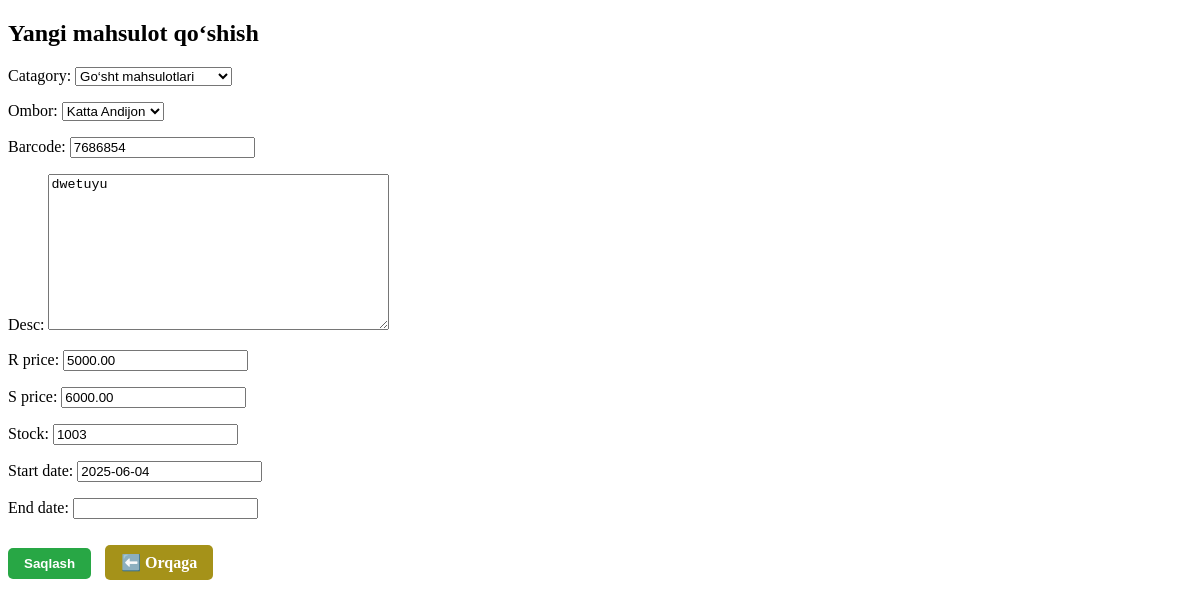
Page /management/products/edit/3/ (signed in) on the earlier database version.
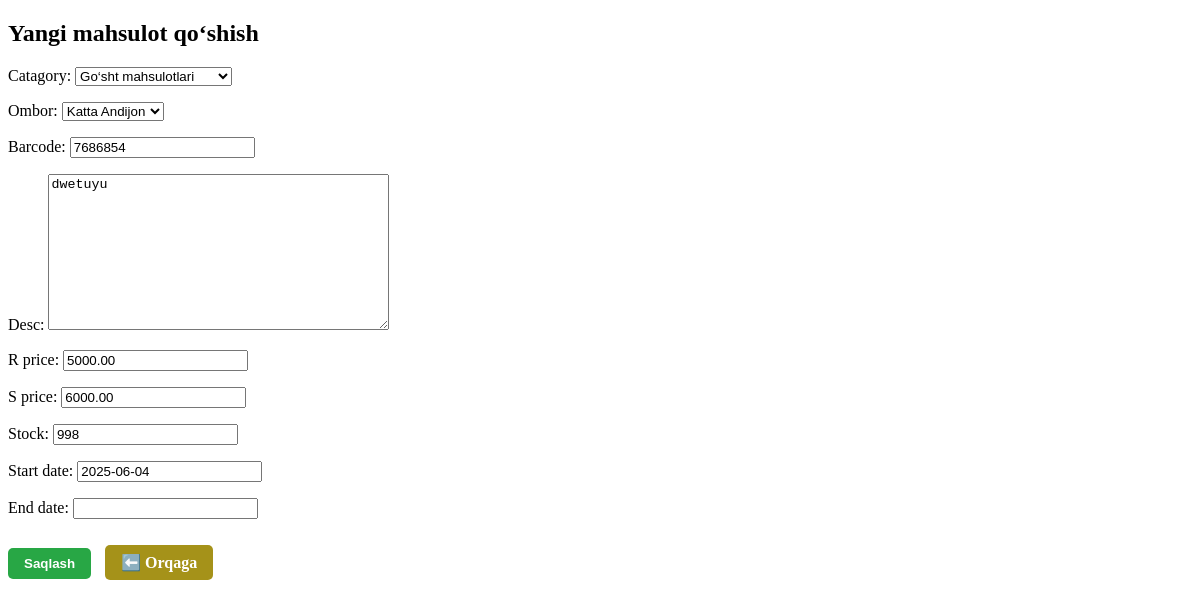
Same page on the later database version.
### market/models.py (models this page shows, shortened)
class Product(models.Model):
    catagory = models.ForeignKey(Catagory, on_delete=models.CASCADE, related_name='products')
    ombor = models.ForeignKey(Ombor, on_delete=models.CASCADE, related_name='products')
    barcode = models.CharField(max_length=100, unique=True)
    desc = models.TextField(blank=True, null=True)
    r_price = models.DecimalField(max_digits=12, decimal_places=2)
    s_price = models.DecimalField(max_digits=12, decimal_places=2)
    stock = models.IntegerField(default=0)
    start_date = models.DateField(default=timezone.now)     # Mahsulot sotuvga chiqqan sana
    end_date = models.DateField(blank=True, null=True)      # Muddati tugash sanasi (ixtiyoriy)

### market/views.py (the view)
# urls.py: path('management/products/edit/<int:pk>/', views.admin_product_edit, name='admin_product_edit'),
@user_passes_test(lambda u: u.is_superuser)
def admin_product_edit(request, pk):
    product = get_object_or_404(Product, pk=pk)
    if request.method == 'POST':
        form = ProductForm(request.POST, instance=product)
        if form.is_valid():
            form.save()
            return redirect('admin_products')
    else:
        form = ProductForm(instance=product)
    return render(request, 'market/admin_product_form.html', {'form': form, 'product': product})

### market/forms.py
class ProductForm(forms.ModelForm):
    class Meta:
        model = Product
        fields = '__all__'

### market/models.py (called while the page is built)
    def __str__(self):
        return self.name

    def __str__(self):
        return self.name

### market/templates/market/admin_product_form.html (shortened to what this page needs)
<!DOCTYPE html>
<html lang="en">
<head>
</head>
<body>
    <h2>Yangi mahsulot qo‘shish</h2>
    <form method="post">
        {{ form.as_p }}
        <button type="submit" class="btn btn-save">Saqlash</button>
        <a href="{% url 'admin_management' %}" class="btn btn-back">⬅️ Orqaga</a>
    </form>
</body>
</html>

Differences in the rows shown:
changed Product "Go‘sht mahsulotlari": stock "1003" → "998"
